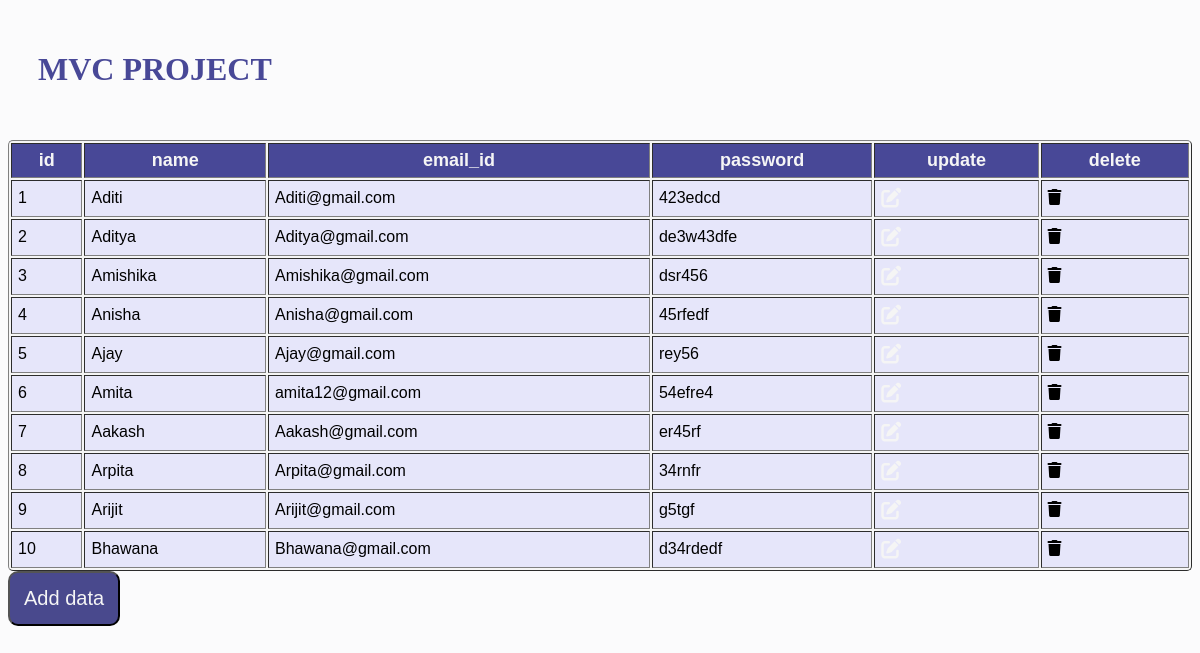
The app's page /view/index.php with its own data.
### tables this page shows
CREATE TABLE `user` (
  `user_id` int(11) NOT NULL,
  `user_name` varchar(255) NOT NULL,
  `user_email_id` varchar(255) NOT NULL,
  `password` varchar(255) NOT NULL
);

### Config/Configure.php (called while the page is built, shortened)
<?php
class Configure extends DBCredentials
{
    function __construct()
    {
        $this->conn = mysqli_connect($this->host, $this->user_name, $this->password, $this->Db_name);
    }
}
?>

### model/classes/User.php (called while the page is built, shortened)
<?php
if (file_exists('../Config/Configure.php')) {
    include_once '../Config/Configure.php';
}
class User extends Db
{
    function read_table($table_name, $column_name = '', $joins = [], $condition = '', $order_by_cloumn_name = '', $order_by = '', $limit = '')
    {
        if (is_array($column_name)) {
            $column_names = implode(',', $column_name);
        } else {
            $column_names = $column_name;
        }
        $sql_fetch_query = "SELECT $column_names FROM  $table_name";
        $data = mysqli_query($this->conn, $sql_fetch_query);
        return $data;
    }
}
?>

### view/index.php (the view, shortened to what this page needs)
<?php
include_once "../model/classes/User.php";
$create_obj = new user();
$result = $create_obj->read_table(
    $table_name = 'user', $columns = '*', $joins = '',
    $condition = '', $order_by_cloumn_name = '', $order_by = '', $limit = ''
);
?>
<!DOCTYPE html>
<html lang="en">
<head>
    <link rel="stylesheet" href="assets/css/styles.css" type="text/css" />
</head>
<body>
    <h1>MVC PROJECT</h1>
    <table border=1px solid align="center">
        <tr>
            <th>id</th>
            <th>name</th>
            <th>email_id</th>
            <th>password</th>
            <th>update</th>
            <th>delete</th>
        </tr>
        <?php
        while ($i = mysqli_fetch_assoc($result)) {
            ?>
            <tr>
                <?php
                echo "<td>" . $i['user_id'] . "</td>";
                echo "<td>" . $i['user_name'] . "</td>";
                echo "<td>" . $i['user_email_id'] . " </td>";
                echo "<td>" . $i['password'] . " </td>";
                echo "<td>" . '<a href="update.php?user_id=' . $i['user_id'] . ' "> '; ?>
                <i class="fa-solid fa-pen-to-square"></i>
                </a></td>
                <td>
                    <?php
                    $user_data = [$i['user_id'], $i['user_name'], $i['user_email_id'], $i['password']];
                    $data = json_encode($user_data);
                    ?>
                    <i class="fa-solid fa-trash" onclick=ask_user(<?php echo $data; ?>)></i>
                </td>
            </tr>
        <?php
        }
        ?>
    </table>
    <div>
        <button class="btns" type="submit" name="submit"><a href="create.php">Add data</a></button>
    </div>
</body>
</html>

### view/assets/css/styles.css (style rules this page uses)
body { background-color: rgb(251, 251, 252); }
table { width: 100%; background-color: whitesmoke; border-radius: 5px; font-family: sans-serif; }
h1 { padding: 30px; color: rgb(72, 72, 151); }
th { background-color: rgb(72, 72, 151); color: whitesmoke; padding: 6px; font-size: 18px; }
td { background-color: lavender; padding: 6px; font-size: 16px; }
.btns { padding: 14px; background-color: rgb(73, 73, 141); border-radius: 10px; }
a { font-size: 20px; text-decoration: none; color: whitesmoke; }

### records on screen
user: user_id "1", user_name "Aditi", user_email "Aditi@gmail.com", password "423edcd"
user: user_id "2", user_name "Aditya", user_email "Aditya@gmail.com", password "de3w43dfe"
user: user_id "3", user_name "Amishika", user_email "Amishika@gmail.com", password "dsr456"
user: user_id "4", user_name "Anisha", user_email "Anisha@gmail.com", password "45rfedf"
user: user_id "5", user_name "Ajay", user_email "Ajay@gmail.com", password "rey56"
user: user_id "6", user_name "Amita", user_email "amita12@gmail.com", password "54efre4"
user: user_id "7", user_name "Aakash", user_email "Aakash@gmail.com", password "er45rf"
user: user_id "8", user_name "Arpita", user_email "Arpita@gmail.com", password "34rnfr"
user: user_id "9", user_name "Arijit", user_email "Arijit@gmail.com", password "g5tgf"
user: user_id "10", user_name "Bhawana", user_email "Bhawana@gmail.com", password "d34rdedf"
